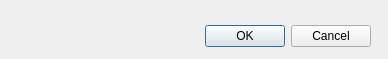
<?xml version="1.0" encoding="UTF-8"?>
<ui version="4.0">
 <class>addTemplateDialog</class>
 <widget class="QDialog" name="addTemplateDialog">
  <property name="geometry">
   <rect>
    <x>0</x>
    <y>0</y>
    <width>388</width>
    <height>59</height>
   </rect>
  </property>
  <property name="windowTitle">
   <string>Add Template</string>
  </property>
  <widget class="QDialogButtonBox" name="buttonBox">
   <property name="geometry">
    <rect>
     <x>30</x>
     <y>20</y>
     <width>341</width>
     <height>32</height>
    </rect>
   </property>
   <property name="sizePolicy">
    <sizepolicy hsizetype="Expanding" vsizetype="Expanding">
     <horstretch>0</horstretch>
     <verstretch>0</verstretch>
    </sizepolicy>
   </property>
   <property name="orientation">
    <enum>Qt::Horizontal</enum>
   </property>
   <property name="standardButtons">
    <set>QDialogButtonBox::Cancel|QDialogButtonBox::Ok</set>
   </property>
  </widget>
 </widget>
 <resources/>
 <connections>
  <connection>
   <sender>buttonBox</sender>
   <signal>accepted()</signal>
   <receiver>addTemplateDialog</receiver>
   <slot>accept()</slot>
   <hints>
    <hint type="sourcelabel">
     <x>248</x>
     <y>254</y>
    </hint>
    <hint type="destinationlabel">
     <x>157</x>
     <y>274</y>
    </hint>
   </hints>
  </connection>
  <connection>
   <sender>buttonBox</sender>
   <signal>rejected()</signal>
   <receiver>addTemplateDialog</receiver>
   <slot>reject()</slot>
   <hints>
    <hint type="sourcelabel">
     <x>316</x>
     <y>260</y>
    </hint>
    <hint type="destinationlabel">
     <x>286</x>
     <y>274</y>
    </hint>
   </hints>
  </connection>
 </connections>
</ui>
